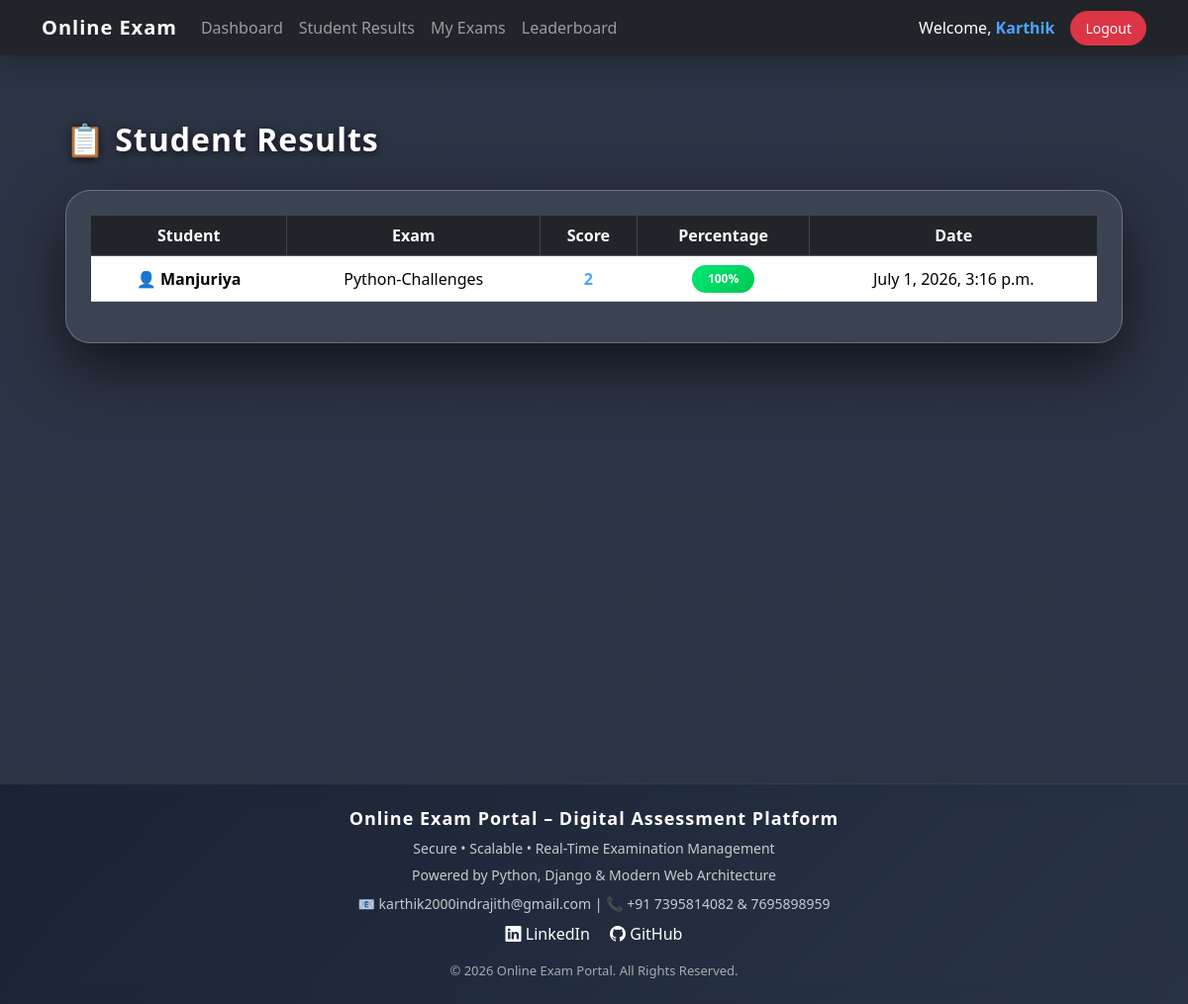
Page /teacher-results/ (signed in) on the earlier database version.
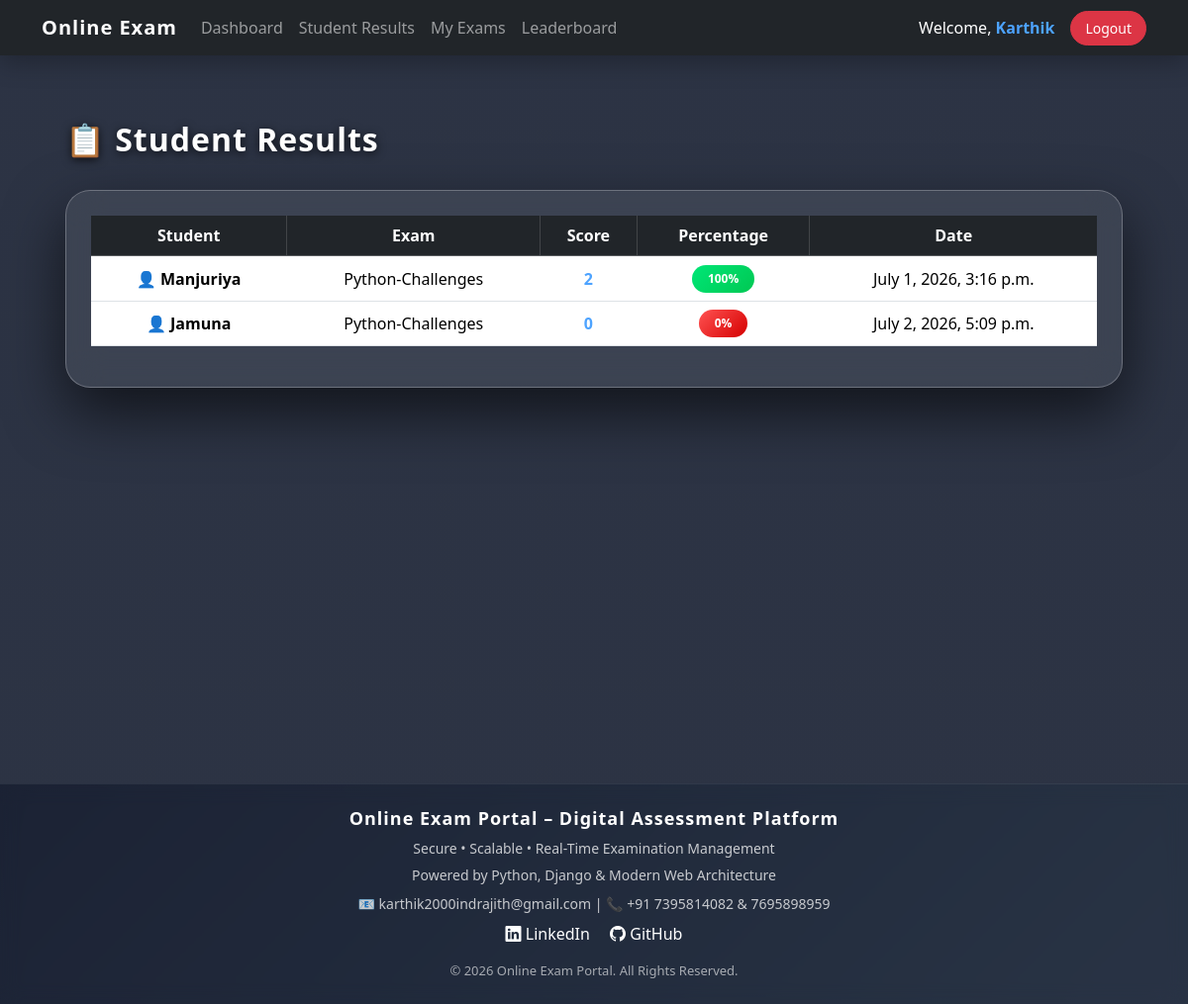
Same page on the later database version.
### exam/models.py (models this page shows, shortened)
class Result(models.Model):
    student = models.ForeignKey(
        settings.AUTH_USER_MODEL,
        on_delete=models.CASCADE,
        limit_choices_to={'role': 'student'}
    )
    exam = models.ForeignKey(
        Exam,
        on_delete=models.CASCADE
    )
    score = models.IntegerField()
    percentage = models.FloatField()
    date = models.DateTimeField(
        auto_now_add=True
    )

class CustomUser(AbstractUser):
    ROLE_CHOICES = (
        ('admin', 'Admin'),
        ('teacher', 'Teacher'),
        ('student', 'Student'),
    )
    role = models.CharField(max_length=10, choices=ROLE_CHOICES)

class Exam(models.Model):
    subject = models.ForeignKey(
        Subject,
        on_delete=models.CASCADE
    )
    title = models.CharField(max_length=200)
    duration = models.IntegerField(
        help_text="Duration in minutes"
    )
    total_marks = models.IntegerField()
    created_by = models.ForeignKey(
        settings.AUTH_USER_MODEL,
        on_delete=models.CASCADE,
        limit_choices_to={'role': 'teacher'}
    )
    is_published = models.BooleanField(default=False)

### exam/views.py (the view)
@login_required   # View results-teacher
def view_results(request):
    if request.user.role != 'teacher':
        return HttpResponseForbidden("Not Allowed")
    results = Result.objects.filter(
        exam__created_by=request.user
    )
    return render(request, 'teacher_results.html', {
        'results': results
    })

### templates/teacher_results.html (shortened to what this page needs)
{% extends 'base.html' %}
{% block content %}
<div class="container teacher-results-wrapper">
    <div class="d-flex justify-content-between align-items-center mb-4">
        <h2 class="fw-bold">📋 Student Results</h2>
    </div>
    <div class=" teacher-results-card">
        <div class="table-responsive">
            <table class="table table-hover text-center align-middle">
                <thead class="table-dark">
                    <tr>
                        <th>Student</th>
                        <th>Exam</th>
                        <th>Score</th>
                        <th>Percentage</th>
                        <th>Date</th>
                    </tr>
                </thead>
                <tbody>
                {% for result in results %}
                <tr>
                    <td class="fw-semibold">
                        👤 {{ result.student.username }}
                    </td>
                    <td>
                        {{ result.exam.title }}
                    </td>
                    <td class="fw-bold text-primary">
                        {{ result.score }}
                    </td>
                    <td>
                        {% if result.percentage >= 50 %}
                            <span class="badge pass-badge text-white px-3 py-2">
                                {{ result.percentage|floatformat:0 }}%
                            </span>
                        {% else %}
                            <span class="badge fail-badge text-white px-3 py-2">
                                {{ result.percentage|floatformat:0 }}%
                            </span>
                        {% endif %}
                    </td>
                    <td class="text-muted">
                        {{ result.date }}
                    </td>
                </tr>
                {% empty %}
                <tr>
                    <td colspan="5" class="text-muted py-4">
                        🚫 No student results available.
                    </td>
                </tr>
                {% endfor %}
                </tbody>
            </table>
        </div>
    </div>
</div>
{% endblock %}

Differences in the rows shown:
added Result: student.username "Jamuna", exam "Python-Challenges", score "0", percentage "0", date "July 2, 2026, 5:09 p.m."
